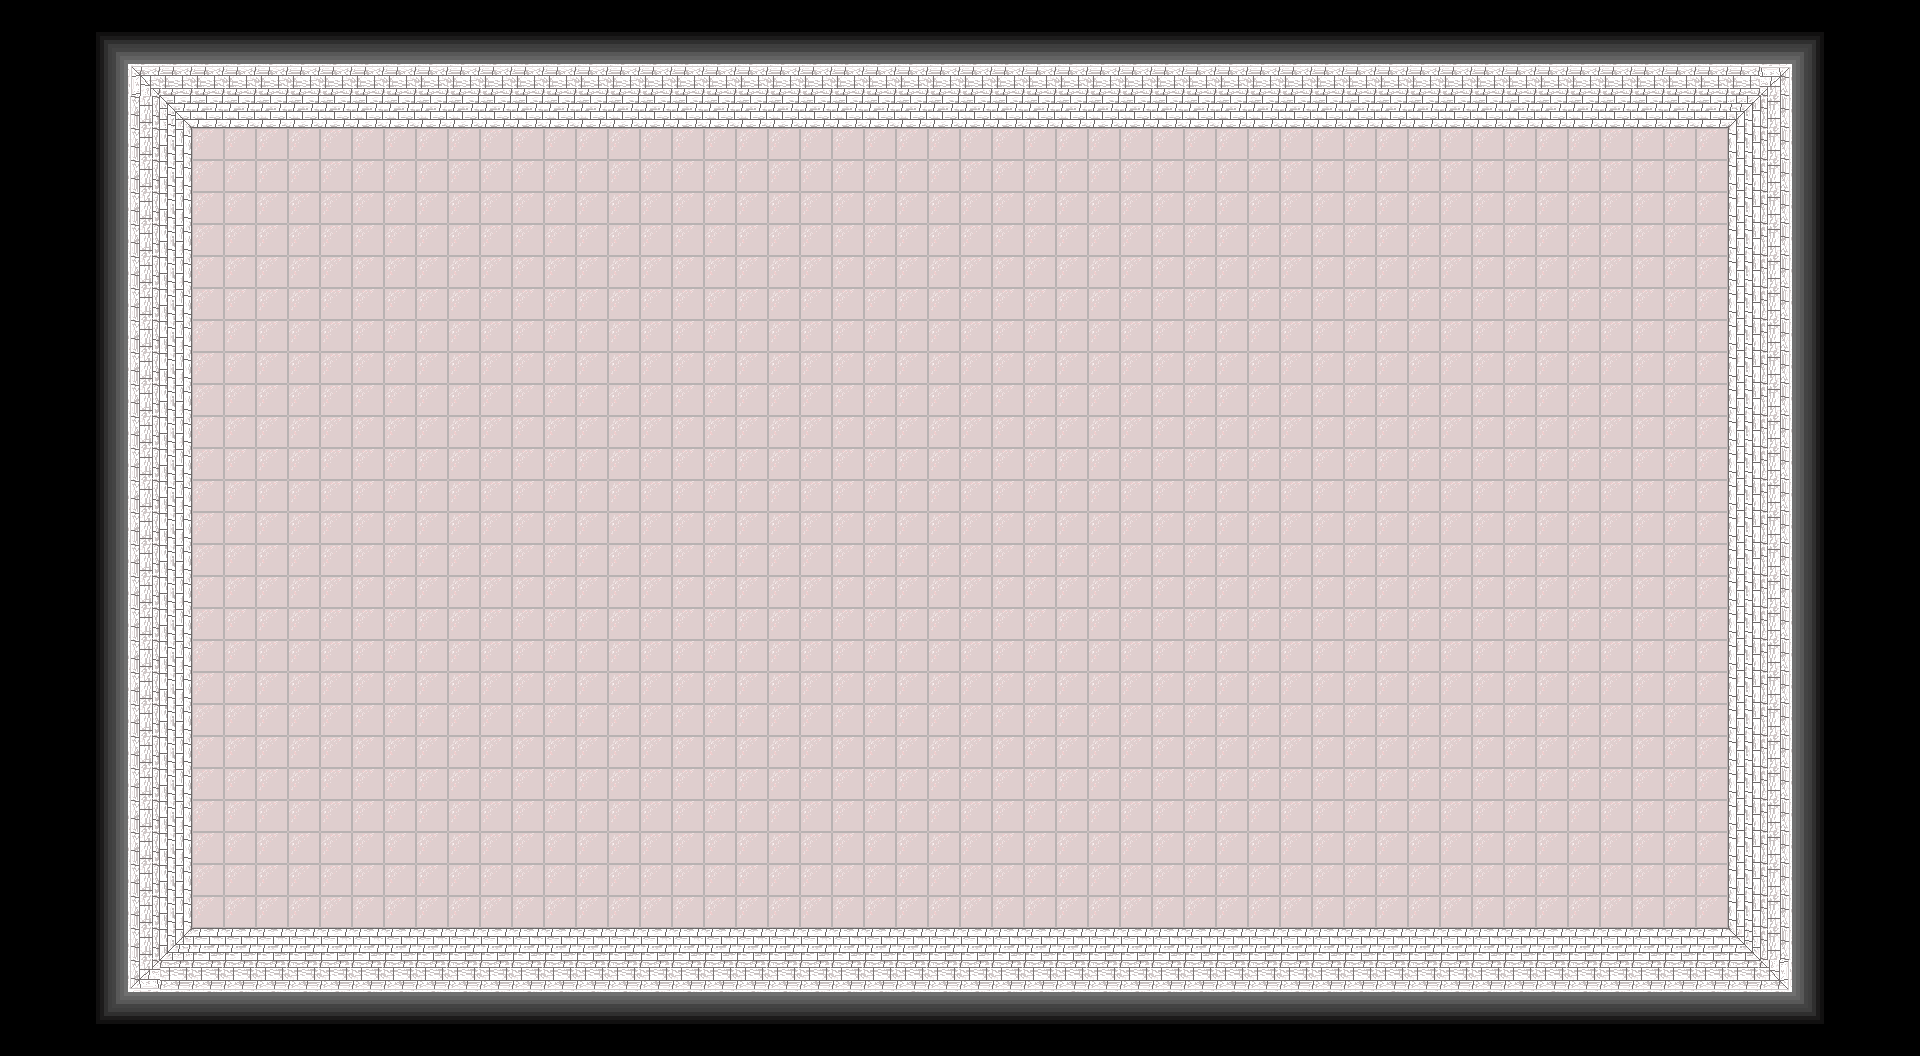

This game map was drawn from its Tiled (.tmx) file and the tilesets committed beside it. A one-line description and the trimmed map source follow:
An orthogonal 60x33 tile map with 32x32 px tiles, 1 tile layer (Tile Layer 1), 1 hidden layer not drawn, 2 tilesets and 7 objects (door_spawn_north, door_spawn_west, door_spawn_south, door_spawn_east, spawn_point, ...).

<map version="1.5" tiledversion="1.7.2" orientation="orthogonal" renderorder="right-down" width="60" height="33" tilewidth="32" tileheight="32" infinite="0" nextlayerid="6" nextobjectid="24">
 <tileset firstgid="1" source="tilesets/floor.tsx" />
 <tileset firstgid="31" source="tilesets/KitchenObjects.tsx" />
 <layer id="1" name="Tile Layer 1" width="60" height="33">
  <data>[1980 cells, 1980 non-empty, 26 distinct tile ids]</data>
 </layer>
 <objectgroup id="5" name="door_spawn_points">
  <object id="11" name="door_spawn_north" x="895.748" y="93.0938" width="127.1" height="64.4912">
   <properties>
    <property name="Direction" value="north" />
    <property name="Interactable" type="bool" value="true" />
   </properties>
  </object>
  <object id="12" name="door_spawn_west" x="159.727" y="450.59" width="62.908" height="125.892">
   <properties>
    <property name="Direction" value="west" />
    <property name="Interactable" type="bool" value="true" />
   </properties>
  </object>
  <object id="14" name="door_spawn_south" x="896.539" y="894.352" width="127.1" height="64.4912">
   <properties>
    <property name="Direction" value="south" />
    <property name="Interactable" type="bool" value="true" />
   </properties>
  </object>
  <object id="15" name="door_spawn_east" x="1693.36" y="446.404" width="62.908" height="125.892">
   <properties>
    <property name="Direction" value="east" />
    <property name="Interactable" type="bool" value="true" />
   </properties>
  </object>
 </objectgroup>
 <layer id="4" name="objects" width="60" height="33" visible="0">
  <data>[1980 cells, 1 non-empty, 1 distinct tile ids]</data>
 </layer>
 <objectgroup id="2" name="map_points">
  <object id="3" name="spawn_point" x="973.913" y="540.58">
   <point />
  </object>
  <object id="5" name="map_border" x="188" y="123" width="1536" height="800" />
  <object id="21" name="oven_border" x="460" y="200" width="105" height="105">
   <properties>
    <property name="Collidable" type="bool" value="false" />
   </properties>
  </object>
 </objectgroup>
</map>
